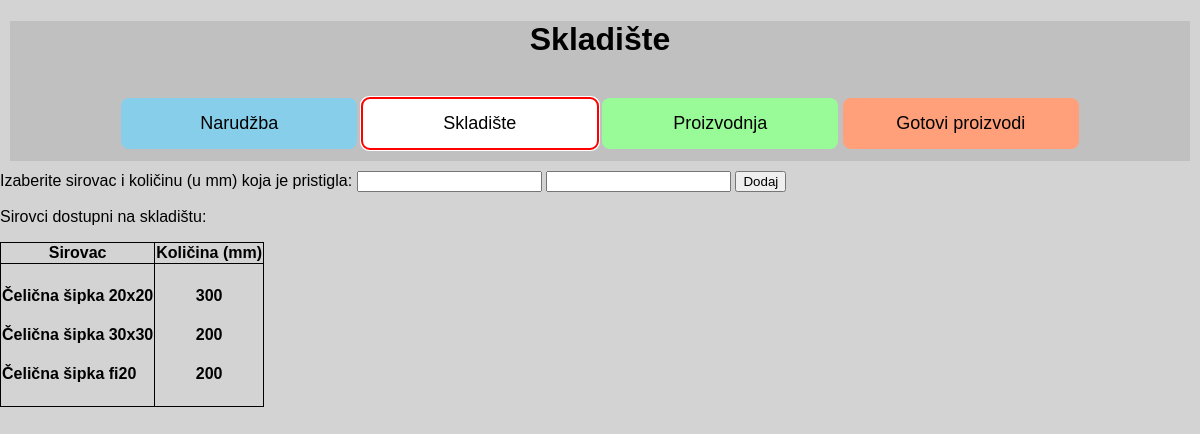
The page /warehouse on the database as committed earlier.
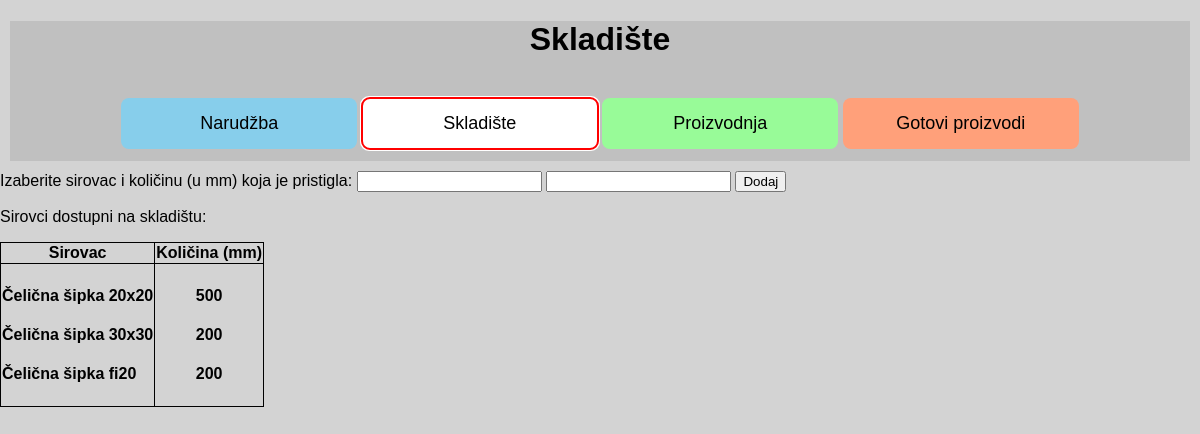
The same page on the database as committed later.
### app.py (models this page shows, shortened)
class Warehouse(db.Model):
    __tablename__ = "warehouse"
    id = db.Column(db.Integer, primary_key=True)
    name = db.Column(db.String(200), nullable=False)
    quantity = db.Column(db.Integer, nullable=False)

### app.py (the view)
@app.route("/warehouse", methods=["POST", "GET"])
def warehouse():
    if request.method == "POST":
        raw_mat_name = request.form["sirovac"]
        quantity_value = request.form["kolicina"]
        new_raw_mat = Warehouse(name=raw_mat_name, quantity=quantity_value)
        user_table = pd.read_sql_table(table_name="warehouse", con=engine)
        exists = False
        for _, row in user_table.iterrows():
            if row["name"] == raw_mat_name:
                print(row["quantity"])
                table_val = row["quantity"]
                updated_value = table_val + int(quantity_value)
                new_raw_mat = Warehouse(name=raw_mat_name, quantity=updated_value)
                exists = True
        try:
            if exists:
                conn = engine.connect()
                stmt = (
                    update(Warehouse)
                    .where(Warehouse.name == raw_mat_name)
                    .values(quantity=updated_value)
                )
                conn.execute(stmt)
            else:
                db.session.add(new_raw_mat)
            db.session.commit()
            return redirect("/warehouse")
        except all:
            return "Pojavio se problem! Pokušajte ponovno."
    else:
        raw_mat = Warehouse.query.order_by(Warehouse.id)
        return render_template("warehouse.html", sirovac=raw_mat)

### templates/warehouse.html (shortened to what this page needs)
{% extends 'base.html' %}
{% block head %}
<link rel="stylesheet" href="{{ url_for('static', filename='css/warehouse.css') }}">
{% endblock %}
{% block body %}
<div class="content">
    <h1 id="Naslov">Skladište</h1>
    <br>
    <button class="btn btn-1" , onclick="window.location.href='/order'">Narudžba</button>
    <button class="btn btn-2" , onclick="window.location.href='/warehouse'">Skladište</button>
    <button class="btn btn-3" , onclick="window.location.href='/manufacturing'">Proizvodnja</button>
    <button class="btn btn-4" , onclick="window.location.href='/finishedproduct'">Gotovi proizvodi</button>
</div>
<form action="warehouse" METHOD="POST">
    <label for="warehouse">Izaberite sirovac i količinu (u mm) koja je pristigla:</label>
    <input list="sirovci" name="sirovac" id="sirovac">
    <input type="number" name="kolicina" id="kolicina">
    <input type="submit" value="Dodaj" class="btn-secondary">
</form>
<p>Sirovci dostupni na skladištu:</p>
<table>
    <tr>
        <th>Sirovac</th>
        <th>Količina (mm)</th>
    </tr>
    <tr>
        <td>
            {% for warehouse in sirovac %}
            <h4>
                {{warehouse.name}}
            </h4>
            {% endfor %}
        </td>
        <td>
            {% for warehouse in sirovac %}
            <h4 class="podatak">
                {{warehouse.quantity}}
            </h4>
            {% endfor %}
        </td>
    </tr>
</table>
{% endblock %}

### templates/base.html (shortened to what this page needs)
<!DOCTYPE html>
<html lang="en">
<head>
    <link rel="stylesheet" href="{{ url_for('static', filename='css/main.css') }}">
    {% block head %}{% endblock %}
</head>
<body>
    {% block body %}{% endblock %}
</body>
</html>

### static/css/main.css (style rules this page uses)
body { margin:0; font-family: sans-serif; background-color: lightgrey; }
.content { margin: 10px; background-color: silver; text-align: center; height: 140px; }
.btn { padding: 15px; font-size: large; border: none; width: 20%; border-radius: 8px; }
.btn-1 { background-color: skyblue; }
.btn-2 { background-color: gold; }
.btn-3 { background-color: palegreen; }
.btn-4 { background-color: lightsalmon; }

### static/css/warehouse.css (style rules this page uses)
body { margin:0; font-family: sans-serif; background-color: lightgrey; }
.content { margin: 10px; background-color: silver; text-align: center; height: 140px; }
.btn { padding: 15px; font-size: large; border: none; width: 20%; border-radius: 8px; }
.btn-1 { background-color: skyblue; }
.btn-2 { background-color: white; border-color: red; outline: 50px auto red; }
.btn-3 { background-color: palegreen; }
.btn-4 { background-color: lightsalmon; }

### templates/warehouse.html (style rules this page uses)
table, th, td { border: 1px solid black; border-collapse: collapse; }
.podatak { text-align: center; }

Rows that differ between the two databases and show on the page:
changed Warehouse "Čelična šipka 20x20": quantity "300" → "500"
